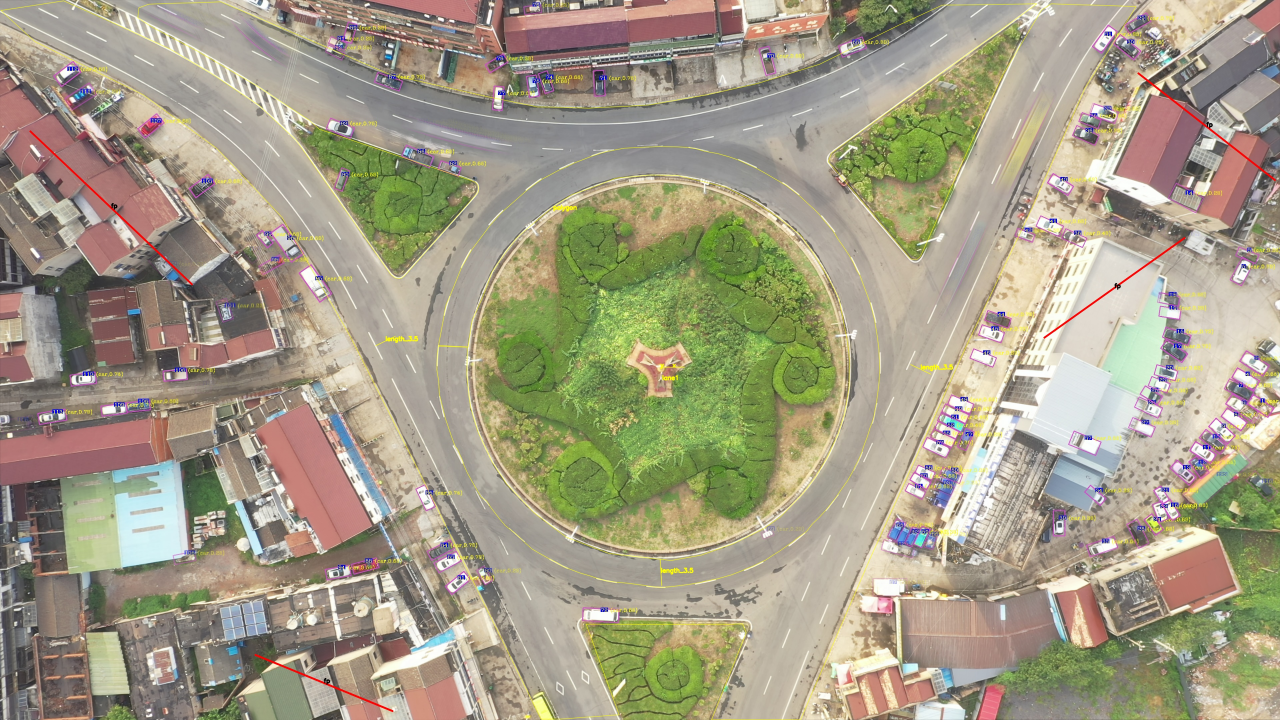
#> input picture test1.jpg, 3840 x 2160 px, given in place of 20220303_5_E_300_3.MP4, which was not available (shown at 1/3 size)
$ python videostab_test.py
#> lines starting #> are read from the running program, lines starting #| are printed output that depends on the picture
### stabilization/VideoStabilization.py
#!/usr/bin/env python
# -*- coding: utf-8 -*-
'''
@Time : 2022-01-01 21:44
@Author : Xinkai Ji
@contact: jhjxk@hotmail.com
@File : VideoStabilization.py
@Software: PyCharm
@desc: 根据跟踪点进行视频稳定
'''
import time

import cv2
import os
import numpy as np
import pickle
from utils.VideoTool import get_all_video_info


class VideoStabilization:
    def __init__(self):
        self.mask = None
        self.raw_transforms = {}
        self.transforms = {}


    def init_stabilize(self, mask):
        self.mask = mask
        self.colors = []
        self.tracker_fixed_points = []

        # self._init_multitracker(tracker_type, first_frame)
        self.feature_params = dict(maxCorners=200,
                                   qualityLevel=0.05,
                                   minDistance=7,
                                   blockSize=10,
                                   useHarrisDetector=True,
                                   k=0.04)
        self.stabilize_gap = 30 # 所稳定到帧的间隔


    # [56 lines left out: functions _get_transform, _raw_transform_to_xya, not called in this run]


    def stabilize_video(self, video_file_ls, save_folder, step=1, output_video=True, stab_file='raw_traj.pkl',
                        scale=True,video_start_frame=0,video_end_frame=0,stabilize_frame=None,smooth_xya=True,
                        translate=True,video_output_fps=1,skip_interval=None):
        '''

        :param stab_file:
        :param video_file_ls:
        :param save_folder:
        :param step: 1:output the stabilize pkl file 2:output stabilize video 3：output the stabilize pkl file and stabilize video
        :param output_video: output video or images
        :return:
        '''
#> called with save_folder = './stabilization', step = 1, output_video = True, stab_file = 'raw_traj.pkl', scale = True, video_start_frame = 0, video_end_frame = 0, smooth_xya = True
        assert (step == 1 or step == 2 or step ==3 ),"step should be 1 or 2"
        if step == 1:
            print('start calculate video stabilization transformers')
        elif step == 2:
            print('start stable videos')
        elif step == 3:
            print('start calculate video stabilization transformers and stable videos')

        if isinstance(video_file_ls, str):
            video_file_ls = [video_file_ls]
        num_frame_ls, all_num_frame, width, height, fps = get_all_video_info(video_file_ls)
        first_video_name = video_file_ls[0]
        _, video_name_ext = os.path.split(first_video_name)
        video_name, extension = os.path.splitext(video_name_ext)
        if len(video_file_ls) == 1:
            save_path = os.path.join(save_folder, video_name)
        else:
            save_path = os.path.join(save_folder, video_name + '_Num_%d' % len(video_file_ls))
        if not os.path.exists(save_path):
            os.makedirs(save_path)
        # pkl_path = os.path.join(save_path, 'sm_traj.pkl')
        raw_pkl_path = os.path.join(save_path, stab_file)

        frame_index = video_start_frame
        output_frame_gap = round(fps/video_output_fps)
        prev_transforms = None
        prev_transforms_pre2curr = None
        affine_matrix_pre2curr_dict = {}
        for video_index, video_file in enumerate(video_file_ls):
            cap = cv2.VideoCapture(video_file)
            if not cap.isOpened():
                raise RuntimeError(
                    "VideoCapture open failed for %s. The video may be missing, "
                    "corrupted, or encoded with an unsupported codec." % video_file
                )
            valid_frames = num_frame_ls[video_index]
            # 第一个视频跳过video_start_frame帧
            if video_index == 0:
                cap.set(cv2.CAP_PROP_POS_FRAMES,video_start_frame)
                valid_frames -= video_start_frame
            if video_index == len(video_file_ls)-1:
                valid_frames -= video_end_frame
            print('\nInput Video:%s' % video_file)
            # [4 lines of commented-out code are left out]

            print("Input Video:width:{} height:{} fps:{} num_frames:{} valid_frames:{}".format(width, height, fps,
                                                                               num_frame_ls[video_index],valid_frames))

            if (step == 2 or step ==3) and video_index == 0:
                if step == 2:
                    self.load_transforms(raw_pkl_path)
                if output_video:
                    video_format = 'mp4v'
                    out_path = os.path.join(save_path, 'stabilize_output_no_smooth.mp4')
                    fourcc = cv2.VideoWriter_fourcc(*video_format)
                    writer = cv2.VideoWriter(out_path, fourcc, video_output_fps, (int(width), int(height)))

            if not stabilize_frame is None:
                prev_frame_gray = cv2.cvtColor(stabilize_frame, cv2.COLOR_BGR2GRAY)
                prev_pts = cv2.goodFeaturesToTrack(
                    prev_frame_gray, mask=self.mask, **self.feature_params)
            video_frame_index = 0
            s_time = time.time()
            remain_time = 0
            current_mask = self.mask
            while video_frame_index<valid_frames:
                success, frame = cap.read()
#> frame is the input picture: shape (2160, 3840, 3); mean B, G, R 133.9, 156.2, 163.3
                if not success:
                    cap.release()
                    break
                # frame_gray = cv2.cvtColor(frame, cv2.COLOR_BGR2GRAY)
                if step == 1 or step == 3:

                    if stabilize_frame is None and frame_index == video_start_frame:
                        prev_frame_gray = cv2.cvtColor(frame, cv2.COLOR_BGR2GRAY)
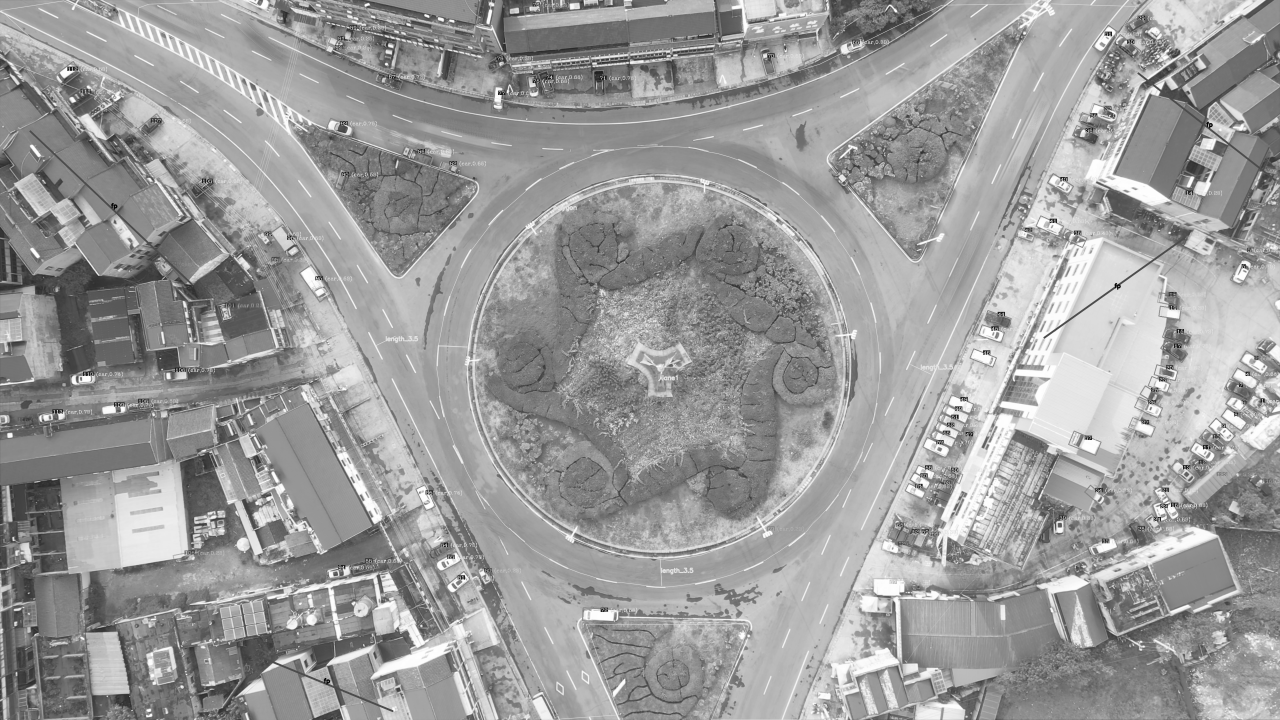
#> prev_frame_gray: shape (2160, 3840) (shown at 1/3 size); min 0, max 255, mean 155.8
                        prev_pts = cv2.goodFeaturesToTrack(
                            prev_frame_gray, mask=current_mask, **self.feature_params)
#> prev_pts = 200 rows, first 8: [2779, 1424], [3729, 796], [3318, 99], [1498, 276], [3669, 1275], [3239, 696], [866, 712], [3332, 99]
                    else:
                        curr_gray = cv2.cvtColor(frame, cv2.COLOR_BGR2GRAY)

                        # self.transforms[frame_index], self.raw_transforms[frame_index] = self._get_transform(
                        #     prev_frame_gray, curr_gray, prev_pts)

                        self.transforms[frame_index], raw_step_transforms,affine_matrix_pre2curr = self._get_transform(prev_frame_gray,
                                                                                                curr_gray, prev_pts)

                        if (frame_index % self.stabilize_gap == 0 or (prev_transforms is None)) and (not isInskip(frame_index,skip_interval)):
                            if not prev_transforms is None:
                                self.raw_transforms[frame_index] = np.matmul(np.row_stack((prev_transforms, [0, 0, 1])),
                                                                             np.row_stack((raw_step_transforms, [0, 0, 1])))[:2,:]
                                affine_matrix_pre2curr_dict[frame_index] = np.matmul(np.row_stack((prev_transforms_pre2curr, [0, 0, 1])),
                                                                             np.row_stack((affine_matrix_pre2curr, [0, 0, 1])))[:2,:]
                            else:
                                self.raw_transforms[frame_index] = raw_step_transforms
                                affine_matrix_pre2curr_dict[frame_index] = affine_matrix_pre2curr

                            prev_transforms = self.raw_transforms[frame_index]
                            prev_frame_gray = curr_gray

                            rows, cols = current_mask.shape
                            current_mask = cv2.warpAffine(self.mask, affine_matrix_pre2curr_dict[frame_index],
                                                          (cols, rows))
                            prev_pts = cv2.goodFeaturesToTrack(
                                prev_frame_gray, mask=current_mask, **self.feature_params)
                            prev_transforms_pre2curr = affine_matrix_pre2curr_dict[frame_index]


                        else:
                            self.raw_transforms[frame_index] = np.matmul(
                                np.row_stack((prev_transforms, [0, 0, 1])),
                                np.row_stack((raw_step_transforms, [0, 0, 1])))[:2, :]
                            affine_matrix_pre2curr_dict[frame_index] = np.matmul(
                                np.row_stack((prev_transforms_pre2curr, [0, 0, 1])),
                                np.row_stack((affine_matrix_pre2curr, [0, 0, 1])))[:2, :]


                if step ==2 or step ==3:
                    if frame_index % output_frame_gap == 0:
                        if step == 2:
                            affine_image = self._affine_transform(frame, frame_index, scale,smooth_xya,translate=translate)
                        else:
                            affine_image = self._affine_transform(frame, frame_index, scale, smooth_xya=False,
                                                                  translate=translate)
                        if not output_video:
                            file_folder = os.path.join(save_path, 'stabilize_img')
                            if not os.path.exists(file_folder):
                                os.makedirs(file_folder)
                            img_name = os.path.join(file_folder, '%06d.jpg' % frame_index)
                            cv2.imwrite(img_name, affine_image)
                        else:
                            writer.write(affine_image)
                frame_index += 1
                video_frame_index += 1
                if frame_index%10==0:
                    remain_time = (time.time() - s_time) * (all_num_frame - frame_index - 1)/10
                    cal_fps = 10 / (time.time() - s_time)
                    s_time = time.time()
                    # print('\rprocess frame:%d/%d, FPS:%.1f, remain time:%.2f min' % (
                    # frame_index, all_num_frame - video_end_frame, fps, remain_time / 60))
                    print('\rprocess frame:%d/%d, FPS:%.1f, remain time:%.2f min' % (frame_index, all_num_frame-video_end_frame,cal_fps, remain_time / 60), end="", flush=True)
            cap.release()
            expected_frames = max(0, int(valid_frames))
            missing_frames = expected_frames - video_frame_index
            allowed_missing = max(5, int(expected_frames * 0.01))
            if missing_frames > allowed_missing:
                raise RuntimeError(
                    "Video decode stopped early for %s: decoded %d/%d frames. "
                    "The input may be corrupted or the HEVC stream may be "
                    "unsupported by the current OpenCV/FFmpeg build."
                    % (video_file, video_frame_index, expected_frames)
                )

        if step == 1 or step == 3:
            self._save_transforms(raw_pkl_path)
            print('\nsave transforms file:%s'%raw_pkl_path)
        if step ==2 or step == 3:
            if output_video:
                writer.release()

    # [7 lines left out: function _smooth_transforms, not called in this run]

    def _save_transforms(self, raw_pkl_path):
        # with open(pkl_path,'wb') as f:
        #     pickle.dump(self.transforms,f)
        with open(raw_pkl_path, 'wb') as f:
            pickle.dump(self.raw_transforms, f)

    # [49 lines left out: functions load_transforms, _affine_transform, not called in this run]

    def stabilize_frame(self, frame, frame_index,scale=True,smooth_xya=False,translate=True):
        return self._affine_transform(frame, frame_index,scale=scale,smooth_xya=smooth_xya,translate=translate)

# [47 lines left out: functions isInskip, movingAverage, smooth, not called in this run]


import json


# [19 lines left out: function load_fixed_points, not called in this run]


# [16 lines that do not run on import are left out]

### utils/VideoTool.py
#!/usr/bin/env python
# -*- coding: utf-8 -*-
'''
@Time : 2022-01-12 16:48
@Author : Xinkai Ji
@contact: jhjxk@hotmail.com
@File : VideoTool.py
@Software: PyCharm
@desc:
'''
import cv2
import os
import time
from datetime import datetime

def get_all_video_info(video_file_ls):
    all_num_frame = 0
    num_frame_ls = []
    old_width = 0
    old_height = 0
    old_fps = 0
    for video_index, video_file in enumerate(video_file_ls):
        if not isinstance(video_file, (str, os.PathLike)):
            raise TypeError(
                f"video_file_ls[{video_index}] must be a path string, "
                f"but got {type(video_file).__name__}: {video_file!r}"
            )
        cap = cv2.VideoCapture(video_file)
        width = int(cap.get(cv2.CAP_PROP_FRAME_WIDTH))
        height = int(cap.get(cv2.CAP_PROP_FRAME_HEIGHT))
        fps = round(cap.get(cv2.CAP_PROP_FPS))
        num_frames = cap.get(cv2.CAP_PROP_FRAME_COUNT)
        if video_index > 0 and (old_width != width or old_height != height or old_fps != fps):
            print(
                '%s and %sthe videos is not same in width,height or fps' % (video_file_ls[video_index - 1], video_file))
        old_width = width
        old_height = height
        old_fps = fps
        all_num_frame += num_frames
        num_frame_ls.append(num_frames)
    return num_frame_ls, all_num_frame, old_width, old_height, old_fps

# [55 lines left out: functions get_srt, str2unixtime, get_transformer_matrix, not called in this run]


# a = get_srt(["/home/data2/maopeipei/20220108/20220108_a_A_400.6_A_1.MP4","/home/data2/maopeipei/20220108/20220108_a_A_400.6_A_1.MP4"])
# print(a)
import copy
import numpy as np
import json

class splitbase():
    '''
    分割图像
    '''
    # [137 lines left out: functions __init__, saveimagepatches, SplitSingle, splitdata, split_image, split_image_with_position and 2 more, not called in this run]

### stabilization/videostab_test.py
import os
import cv2
from .VideoStabilization import VideoStabilization

# 视频文件路径
video_file_ls = ["stabilization/20220303_5_E_300_3.MP4"]  # 这里替换成你的测试视频路径
save_folder = "./stabilization"  # 输出的文件夹路径

# 创建输出文件夹（如果没有的话）
if not os.path.exists(save_folder):
    os.makedirs(save_folder)

# 初始化视频稳定对象
vs = VideoStabilization()

# 你可以传入自己选择的掩膜 mask，这里暂时为 None
mask = None  # 这里可以自定义，或者用默认的掩膜
vs.init_stabilize(mask)

# 选择步骤：
# step = 1: 只计算并保存变换（pkl文件）
# step = 2: 只输出稳定视频
# step = 3: 计算并保存变换，同时输出稳定视频
step = 1  # 我们选择 step=3，表示计算变换并输出稳定视频

# 调用 stabilize_video 方法开始稳定处理
vs.stabilize_video(video_file_ls, save_folder, step=step, output_video=True, video_output_fps=30)

$ run again, on 直车道线检测.jpg
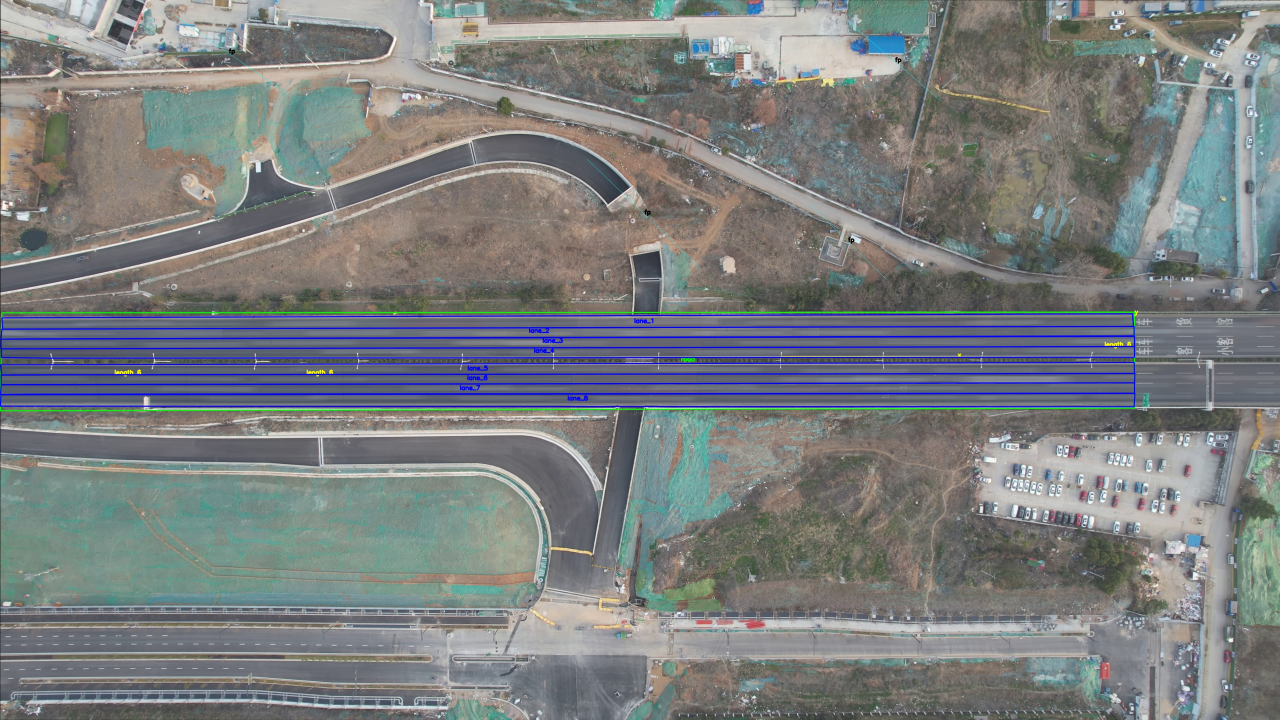
#> input picture 直车道线检测.jpg, 3840 x 2160 px, given in place of 20220303_5_E_300_3.MP4, which was not available (shown at 1/3 size)
#> in stabilize_video, frame is the input picture: shape (2160, 3840, 3); mean B, G, R 126.7, 126.2, 122.6
#> in stabilize_video, `prev_frame_gray = cv2.cvtColor(frame, cv2.COLOR_BGR2GRAY)`:
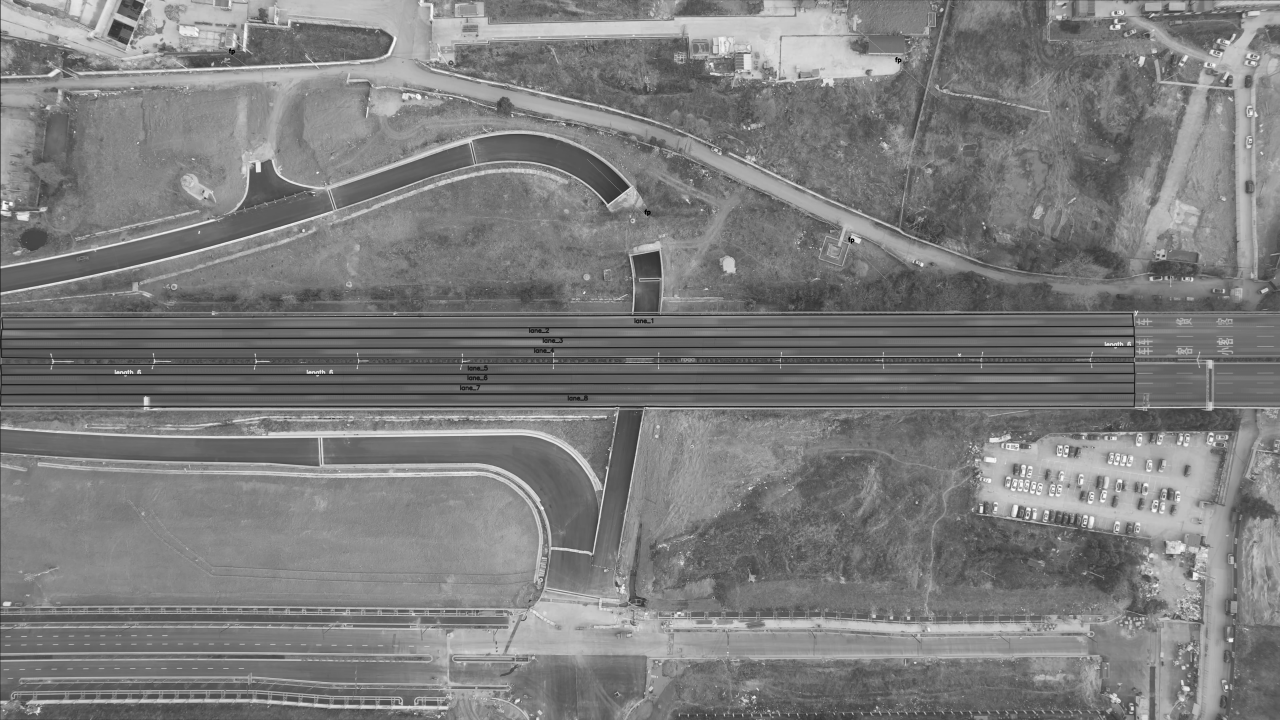
#> prev_frame_gray: shape (2160, 3840) (shown at 1/3 size); min 0, max 254, mean 125.2
#> prev_pts = 122 rows, first 8: [2559, 719], [2695, 179], [2697, 186], [379, 1122], [955, 1122], [395, 1118], [386, 1118], [371, 1118]
